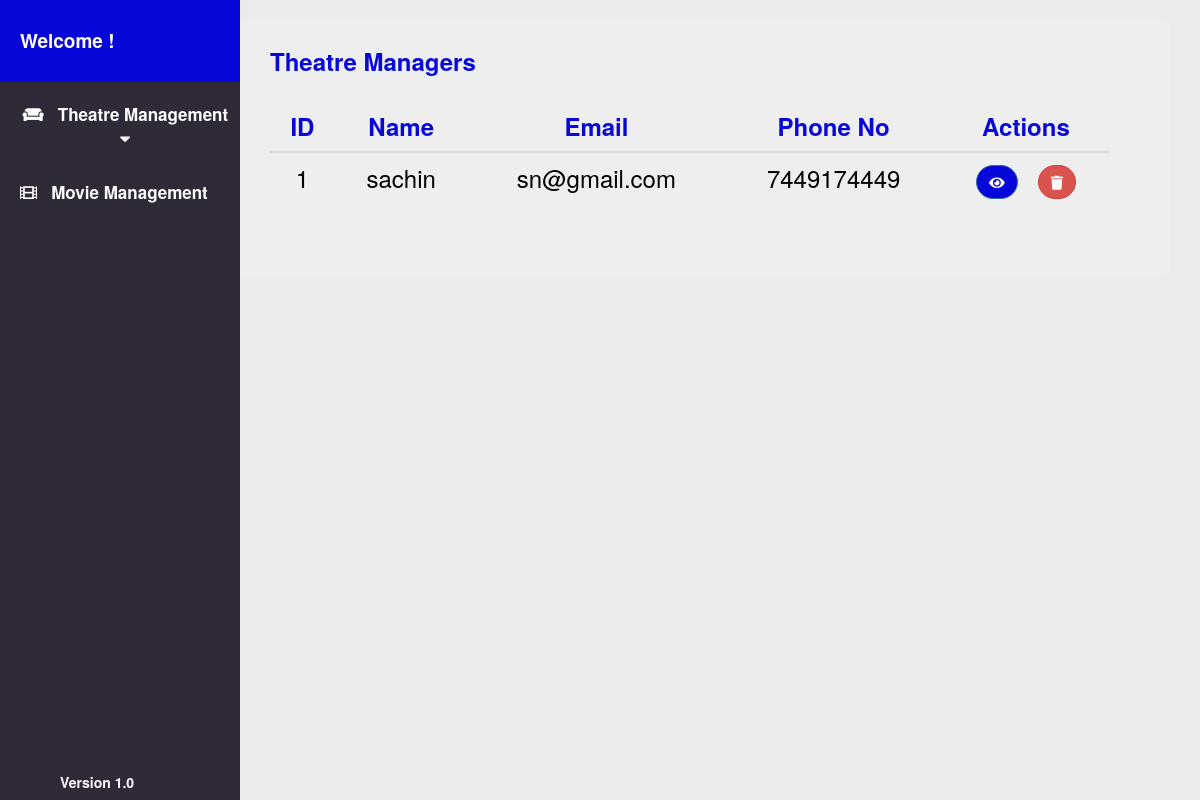
Page /manager/dashboard/ (signed in) on the committed database.
### dashboard/models.py (models this page shows, shortened)
class theatre_manager(models.Model):
    name=models.CharField(max_length=20)
    email=models.EmailField()
    address=models.CharField(max_length=1000)
    phone=models.BigIntegerField()

### dashboard/views.py (the view)
# urls.py: path('', views.theatre_manager_view.as_view(), name='theatre-manager-view'),
class theatre_manager_view(LoginRequiredMixin, PermissionRequiredMixin, ListView):
    context_object_name = 'theatre_managers'
    model = models.theatre_manager
    template_name = 'dashboard/theatre_manager_view.html'
    permission_required = 'dashboard.theatre_manager.can_view_theatre_manager'

### dashboard/templates/dashboard/theatre_manager_view.html (shortened to what this page needs)
{% extends 'dashboard/layout.html' %}
{% block content %}
<h3><strong>
  Theatre Managers<br>
  <br>
<table class="table table-hover">
    <thead>
      <tr>
        <th>ID</th>
        <th>Name</th>
        <th>Email</th>
        <th>Phone No</th>
        <th>Actions</th>
      </tr>
    </thead>
    <tbody>
      {% for theatre in theatre_managers %}
      <tr>
        <td>{{ forloop.counter }}</td>
        <td>{{ theatre.name }}</td>
        <td>{{ theatre.email }}</td>
        <td>{{ theatre.phone }}</td>
        <td><a href="{% url 'dashboard:theatre-manager-detail-view' pk=theatre.id %}"><button class="btn btn-primary"><i class="fas fa-eye"></i></button></a> &nbsp; <a href="{% url 'dashboard:theatre-manager-delete-view' pk=theatre.id %}"><button class="btn btn-danger"> <i class="fas fa-trash"></i></button></a></td>
      </tr>
      {% endfor %}
    </tbody>
  </table>
{% endblock %}

### static/css/style.css (style rules this page uses)
* { margin: 0; padding: 0; border: 0; }

### dashboard/templates/dashboard/theatre_manager_view.html (style rules this page uses)
h3 { color : rgb(7, 7, 218); margin-top : -20px; }
td { padding: 1% !important; font-weight: 400; color : rgb(0,0,0); text-align: center; }
th { text-align: center; }
.btn-success,.btn-danger,.btn-primary { border-radius: 5rem; }
.btn-primary { background-color: rgb(7, 7, 218); }

### rows in the picture
theatre_manager: name "sachin", email "sn@gmail.com", phone "7449174449"
